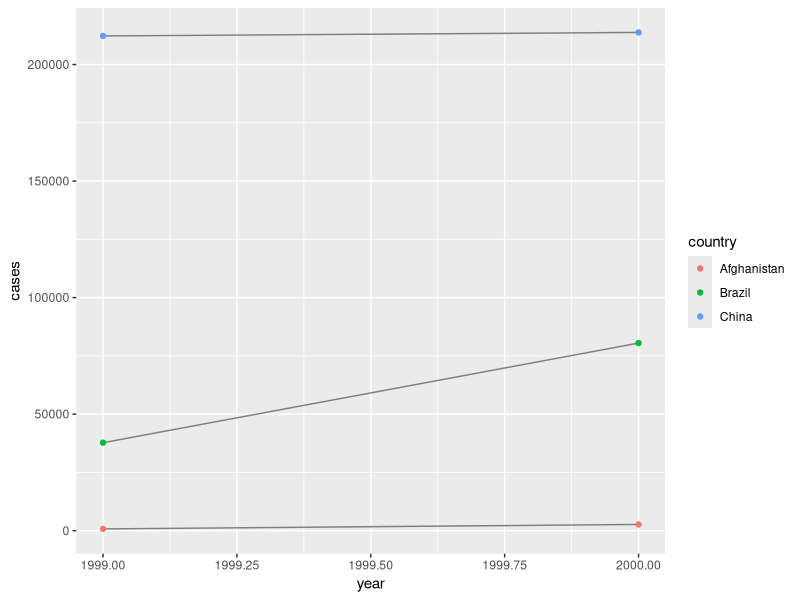
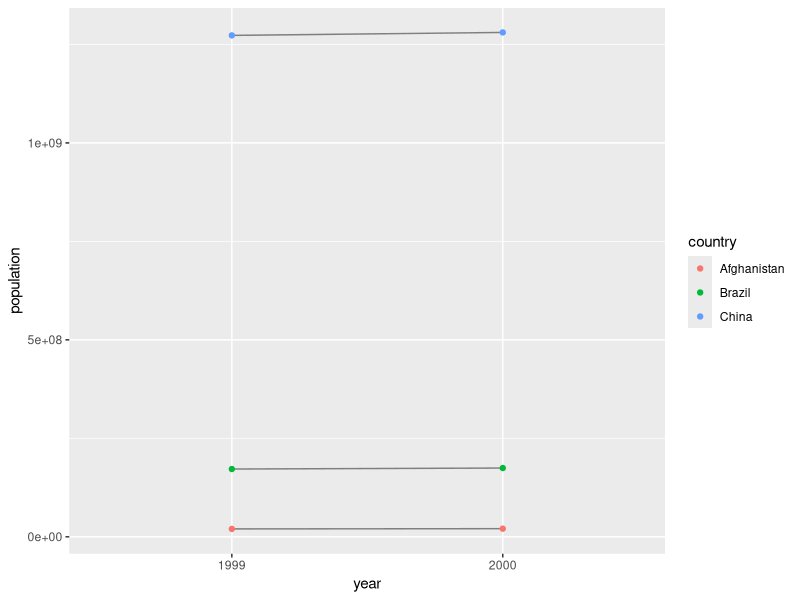

The R script that drew these images, in order:

library(tidyverse)
table1

#Cada variable debe tener su propia columna.
#Cada observación debe tener su propia fila.
#Cada valor debe tener su propia celda.

table1 %>% 
  mutate(rate = cases / population * 10000)

table1 %>% 
  count(year, wt = cases)

ggplot(table1, aes(year, cases)) + 
  geom_line(aes(group = country), colour = "grey50") + 
  geom_point(aes(colour = country))


#tablas sin nombre en las columnas
table4a

#asignamos nombres a las columnas
table4a %>% 
  pivot_longer(c(`1999`, `2000`), names_to = "year", values_to = "cases")

table4b
#igual
table4b %>% 
  pivot_longer(c(`1999`, `2000`), names_to = "year", values_to = "population")

tidy4a <- table4a %>% 
  pivot_longer(c(`1999`, `2000`), names_to = "year", values_to = "cases")
tidy4b <- table4b %>% 
  pivot_longer(c(`1999`, `2000`), names_to = "year", values_to = "population")
left_join(tidy4a, tidy4b)

ggplot(tidy4b, aes(year, population)) + 
  geom_line(aes(group = country), colour = "grey50") + 
  geom_point(aes(colour = country))
tidy4b


table2
#asocia el type y el count por el string asociado en type
table2 %>%
  pivot_wider(names_from = type, values_from = count)

table4a

table4a %>% 
  pivot_longer(c(`1999`,`2000`), names_to = "year", values_to = "cases")
